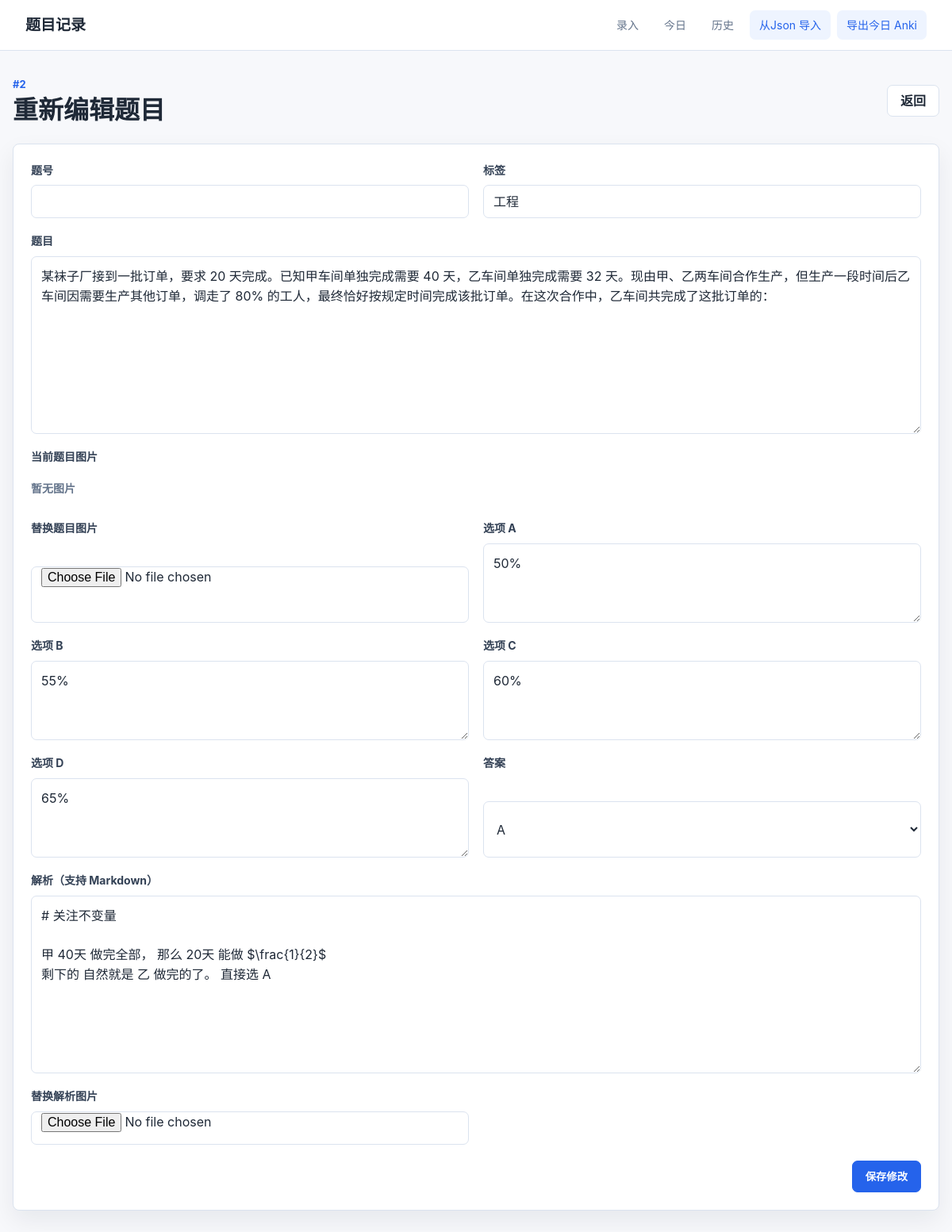
Screenshot of /questions/2/edit with the database file from the repository.
### tables this page shows
CREATE TABLE questions (
                id INTEGER PRIMARY KEY AUTOINCREMENT,
                question TEXT NOT NULL,
                option_a TEXT NOT NULL,
                option_b TEXT NOT NULL,
                option_c TEXT NOT NULL,
                option_d TEXT NOT NULL,
                answer TEXT NOT NULL DEFAULT '',
                explanation TEXT NOT NULL,
                tags TEXT NOT NULL DEFAULT '',
                question_image TEXT,
                explanation_image TEXT,
                created_at TEXT NOT NULL
            , question_no TEXT NOT NULL DEFAULT '', source TEXT NOT NULL DEFAULT 'manual', question_image_position TEXT NOT NULL DEFAULT 'before');

### app.py (the view, shortened to what this page needs)
@app.route("/questions/<int:question_id>/edit", methods=["GET", "POST"])
def edit_question(question_id):
    question = fetch_question(question_id)
    if not question:
        abort(404)
    if request.method == "GET":
        return render_template("edit.html", q=question)

### app.py (called while the page is built)
def get_db():
    conn = sqlite3.connect(DB_PATH)
    conn.row_factory = sqlite3.Row
    return conn

def image_refs(value):
    if not value:
        return []
    return [part.strip() for part in str(value).split(IMAGE_REF_SEPARATOR) if part.strip()]

def question_display_no(question):
    return question["question_no"] if "question_no" in question.keys() and question["question_no"] else question["id"]

def fetch_question(question_id):
    with get_db() as conn:
        return conn.execute("SELECT * FROM questions WHERE id = ?", (question_id,)).fetchone()

@app.template_filter("image_refs")
def image_refs_filter(value):
    return image_refs(value)

@app.template_filter("question_no")
def question_no_filter(value):
    return question_display_no(value)

### templates/edit.html (shortened to what this page needs)
{% extends "base.html" %}
{% set title = "编辑题目" %}
{% block content %}
<section class="page-head">
  <div>
    <p class="eyebrow">#{{ q|question_no }}</p>
    <h1>重新编辑题目</h1>
  </div>
  <a class="button subtle" href="{{ request.args.get('next') or url_for('history_day', day=q.created_at[:10]) }}">返回</a>
</section>
<form class="editor" action="{{ url_for('edit_question', question_id=q.id) }}" method="post" enctype="multipart/form-data">
  <div class="form-grid">
    <label>
      <span>题号</span>
      <input name="question_no" type="text" value="{{ q.question_no }}">
    </label>
    <label>
      <span>标签</span>
      <input name="tags" type="text" value="{{ q.tags }}">
    </label>
    <label class="wide">
      <span>题目</span>
      <textarea name="question" rows="8" required>{{ q.question }}</textarea>
    </label>
    <label class="wide">
      <span>当前题目图片</span>
      <div class="image-preview-row">
        {% for image in q.question_image|image_refs %}
          <img class="attachment tiny" src="{{ image|image_src }}" alt="题目图片">
        {% else %}
          <span class="placeholder">暂无图片</span>
        {% endfor %}
      </div>
    </label>
    <label>
      <span>替换题目图片</span>
      <input type="file" name="question_image" accept="image/*">
    </label>
    <label>
      <span>选项 A</span>
      <textarea name="option_a" rows="3" required>{{ q.option_a }}</textarea>
    </label>
    <label>
      <span>选项 B</span>
      <textarea name="option_b" rows="3" required>{{ q.option_b }}</textarea>
    </label>
    <label>
      <span>选项 C</span>
      <textarea name="option_c" rows="3" required>{{ q.option_c }}</textarea>
    </label>
    <label>
      <span>选项 D</span>
      <textarea name="option_d" rows="3" required>{{ q.option_d }}</textarea>
    </label>
    <label>
      <span>答案</span>
      <select name="answer">
        {% for key in ["A", "B", "C", "D"] %}
          <option value="{{ key }}" {% if q.answer == key %}selected{% endif %}>{{ key }}</option>
        {% endfor %}
      </select>
    </label>
    <label class="wide">
      <span>解析（支持 Markdown）</span>
      <textarea name="explanation" rows="8" required>{{ q.explanation }}</textarea>
    </label>
    <label>
      <span>替换解析图片</span>
      <input type="file" name="explanation_image" accept="image/*">
    </label>
  </div>
  <div class="actions">
    <button class="button primary" type="submit">保存修改</button>
  </div>
</form>
{% endblock %}

### static/style.css (style rules this page uses)
:root { --bg: #f7f8fb; --panel: #ffffff; --text: #1f2937; --muted: #64748b; --line: #dbe3ef; --accent: #2563eb; --accent-dark: #1d4ed8; --soft: #eef4ff; --danger: #b42318; --ok: #157f3b; --shadow: 0 12px 30px rgba(15, 23, 42, 0.07); }
* { box-sizing: border-box; }
body { margin: 0; background: var(--bg); color: var(--text); font-family: -apple-system, BlinkMacSystemFont, "Segoe UI", "PingFang SC", "Microsoft YaHei", sans-serif; font-size: 16px; line-height: 1.55; }
a { color: inherit; text-decoration: none; }
.page-head, .section-title, .count-bar { display: flex; align-items: center; justify-content: space-between; gap: 16px; }
.page-head { margin-bottom: 22px; }
.eyebrow { margin: 0 0 4px; color: var(--accent); font-size: 13px; font-weight: 700; letter-spacing: 0; text-transform: uppercase; }
h1, h2 { margin: 0; line-height: 1.2; }
h1 { font-size: 32px; }
.button { display: inline-flex; align-items: center; justify-content: center; min-height: 40px; padding: 0 16px; border: 1px solid var(--line); border-radius: 7px; background: var(--panel); color: var(--text); font-weight: 700; cursor: pointer; }
.button.primary { border-color: var(--accent); background: var(--accent); color: #fff; }
.editor, .question-card, .empty { border: 1px solid var(--line); border-radius: 8px; background: var(--panel); box-shadow: var(--shadow); }
.editor { padding: 22px; }
.form-grid { display: grid; grid-template-columns: repeat(2, minmax(0, 1fr)); gap: 18px; }
label { display: grid; gap: 8px; }
label.wide { grid-column: 1 / -1; }
label span { color: #334155; font-size: 14px; font-weight: 700; }
input, select, textarea { width: 100%; border: 1px solid var(--line); border-radius: 7px; background: #fff; color: var(--text); font: inherit; }
input, select { min-height: 42px; padding: 0 12px; }
textarea { resize: vertical; min-height: 86px; padding: 12px; }
.actions { display: flex; justify-content: flex-end; margin-top: 20px; }
.image-preview-row { display: flex; gap: 10px; flex-wrap: wrap; align-items: center; min-height: 42px; }
.placeholder { color: var(--muted); }

### rows the page displays
questions: tags "工程", question "某袜子厂接到一批订单，要求 20 天完成。已知甲车间单独完成需要 40 天，乙车间单独完成需要 32 天。现由甲、乙两车间合作生产，但生产一段时间后乙车间因需要生产其他订单，调走了 80% 的工人，最终恰好按规定时间完成该批订单。在这次合作中，乙车间共完成了这批订单的：", option_a "50%", option_b "55%", option_c "60%", option_d "65%", answer "A", explanation "# 关注不变量 甲 40天 做完全部， 那么 20天 能做 $\\frac{1}{2}$ 剩下的 自然就是 乙 做完的了。 直接选 A"

### other values shown
{{ q|question_no }} "2"
